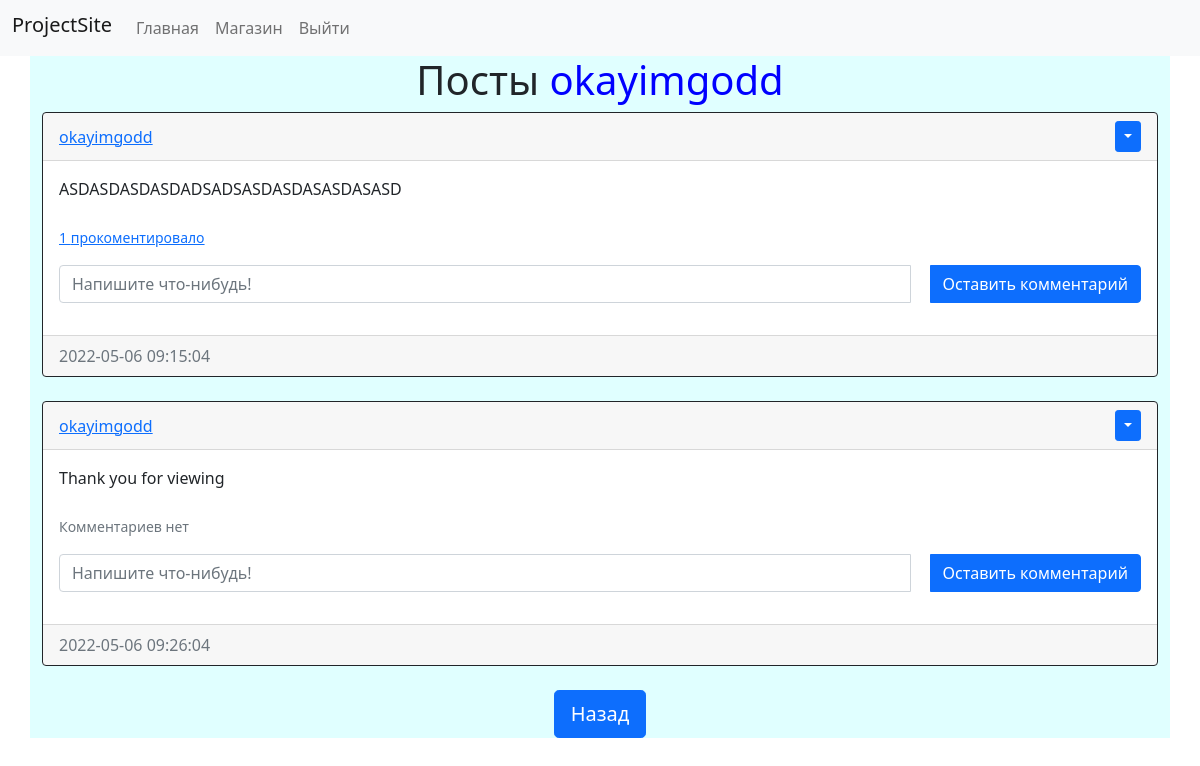
Screenshot of /posts/okayimgodd (signed in) with the database file from the repository.
### website/models.py (models this page shows)
class User(db.Model, UserMixin):
    id = db.Column(db.Integer, primary_key=True)
    email = db.Column(db.String(150), unique=True)
    username = db.Column(db.String(150), unique=True)
    password = db.Column(db.String(150))
    date_created = db.Column(db.DateTime(timezone=True), default=func.now())
    balance = db.Column(db.Integer(), nullable=False, default=3000)
    posts = db.relationship('Post', backref='user', passive_deletes=True)
    comments = db.relationship('Comment', backref='user', passive_deletes=True)

class Post(db.Model):
    id = db.Column(db.Integer, primary_key=True)
    text = db.Column(db.Text, nullable=False)
    date_created = db.Column(db.DateTime(timezone=True), default=func.now())
    author = db.Column(db.Integer, db.ForeignKey(
        'user.id', ondelete="CASCADE"), nullable=False)
    comments = db.relationship('Comment', backref='post', passive_deletes=True)

### website/routes.py (the view)
@routes.route("/posts/<username>", methods=['GET', 'POST'])
@login_required
def posts(username):
    user = User.query.filter_by(username=username).first()
    if not user:
        flash('Пользователя с подобным именем не существует', category='error')
        return redirect(url_for('routes.home'))
    posts = user.posts
    return render_template("posts.html", user=current_user, posts=posts, username=username)

### website/__init__.py (called while the page is built)
def create_app():
    app = Flask(__name__)
    app.config['SECRET_KEY'] = 'd7a57350f65758fa2b5d3334'
    app.config['SQLALCHEMY_DATABASE_URI'] = f'sqlite:///{DB_NAME}'
    db.init_app(app)
    from .routes import routes
    from .routes_autho import auth
    app.register_blueprint(routes, url_prefix="/")
    app.register_blueprint(auth, url_prefix="/")
    from .models import User, Post, Comment
    create_database(app)
    login_manager = LoginManager()
    login_manager.login_view = "auth.login"
    login_manager.login_message = u"Пожалуйста, войдите"
    login_manager.init_app(app)
    @login_manager.user_loader
    def load_user(id):
        return User.query.get(int(id))
    return app

### website/templates/posts.html (shortened to what this page needs)
{% extends "posts_div.html" %}  {% block header %} Посты <span style="color: #0000ff;">{{username}}</span> {% endblock %} {% block footer %}
<div align="center">
  <a href="/home"
    ><button type="button" class="btn btn-primary btn-lg">Назад</button></a
  >
</div>
{% endblock %}

### website/templates/posts_div.html (shortened to what this page needs)
{% extends "base.html" %} {% block title %}Home{% endblock %}
{% block content %}
<h1 align="center">{% block header %}Форум{% endblock %}</h1>
<div id="posts">
  {% for post in posts %}
  <div class="card border-dark">
    <div class="card-header d-flex justify-content-between align-items-center">
      <a href="/posts/{{post.user.username}}">{{post.user.username}}</a>
      {% if user.id == post.author %}
      <div class="btn-group">
        <button
          type="button"
          class="btn btn-sm btn-primary dropdown-toggle"
          data-bs-toggle="dropdown"
        ></button>
      </div>
      {% endif %}
    </div>
    <div class="card-body">
      <div class="card-text">{{post.text}}</div>
      <br />
      <p class="card-text">
        {% if post.comments|length > 0 %}
        <a data-bs-toggle="collapse" href="#comments-{{post.id}}" role="button">
          <small>{{post.comments|length}} прокоментировало</small>
        </a>
        {% else %}
        <small class="text-muted">Комментариев нет</small>
        {% endif %}
      </p>
      <form
        class="input-group mb-3"
        method="POST"
        action="/create-comment/{{post.id}}"
      >
        <input
          type="text"
          id="text"
          name="text"
          class="form-control"
          placeholder="Напишите что-нибудь!"
          style="margin-right: 20px;"
        />
        <button type="submit" class="btn btn-primary">Оставить комментарий</button>
      </form>
    </div>
    <div class="card-footer text-muted">{{post.date_created}}</div>
  </div>
  <br/ > {% endfor %}
</div>
{% block footer %}{% endblock %} {% endblock %}

### rows the page displays
User: username "okayimgodd"
Post: user.username "okayimgodd", text "ASDASDASDASDADSADSASDASDASASDASASD", comments|length "1", date_created "2022-05-06 09:15:04"
Post: user.username "okayimgodd", text "Thank you for viewing", shows "Комментариев нет", date_created "2022-05-06 09:26:04"
